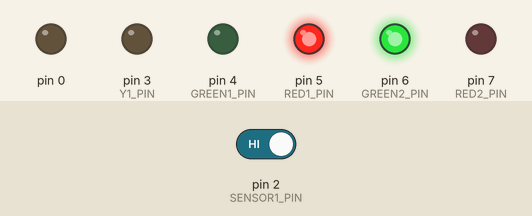
This sketch was run on a simulated Arduino Uno, built with avr-gcc and run on an emulated ATmega328P. Parts: output pins drawn as LEDs (lit = HIGH). The test bench sets the inputs (shaded band); at power-on: pin 2 (SENSOR1_PIN) HIGH.

Above: at 1.4 s.
1.5 s: pin 2 (SENSOR1_PIN) driven LOW
At 2.4 s:
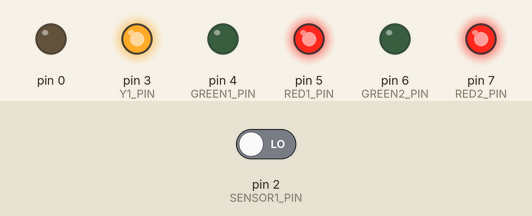
At 3.9 s:
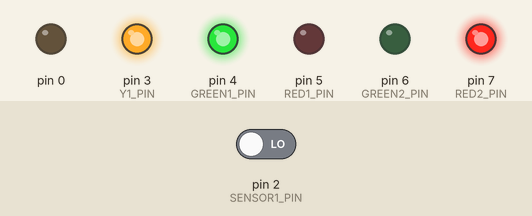
4.5 s: pin 2 (SENSOR1_PIN) driven HIGH
At 7.4 s:
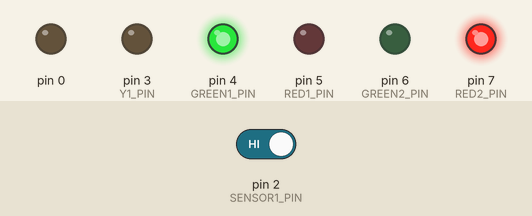
Timing chart, 0 to 12.0 s (numbered marks = the images above; inputs shaded):
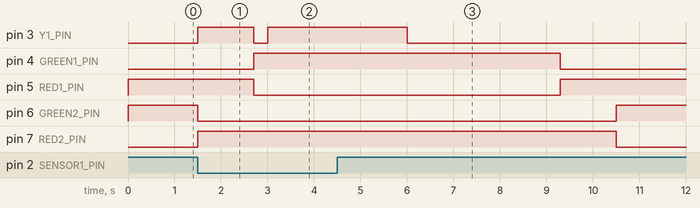

Measured:
- after the input at 1.5 s, pin 3 (Y1_PIN): LOW → HIGH at once, → LOW 1.2 s later, → HIGH 0.30 s later; pin 4 (GREEN1_PIN): LOW → HIGH after 1.2 s; pin 5 (RED1_PIN): HIGH → LOW after 1.2 s; pin 6 (GREEN2_PIN): HIGH → LOW at once; pin 7 (RED2_PIN): LOW → HIGH at once
- after the input at 4.5 s, pin 3 (Y1_PIN): goes on until 6.0 s, then stays LOW; pin 4 (GREEN1_PIN): HIGH → LOW after 4.8 s; pin 5 (RED1_PIN): LOW → HIGH after 4.8 s; pin 6 (GREEN2_PIN): LOW → HIGH after 6.0 s; pin 7 (RED2_PIN): HIGH → LOW after 6.0 s

The sketch:

traffic_light_wire.ino
```cpp
/*Traffic light to control the flow of people. Uses GP2Y0D810Z0F sensor to trigger green light. Sensor distance is ca 10cm. Only uses one sensor, so that its default green on the side without a sensor.*/

//pin setup
#define SENSOR1_PIN 2
#define Y1_PIN 3 //yellow light indicating that sensor has been activated
#define GREEN1_PIN 4
#define RED1_PIN 5
#define GREEN2_PIN 6
#define RED2_PIN 7


int output_pin_list [7]={Y1_PIN, GREEN1_PIN, RED1_PIN, GREEN2_PIN, RED2_PIN}; //to simplify pin setup


//constants
#define DELAY_TIME 1*1000      // how long time between red on one light to green on the other light (milliseconds)
#define ON_TIME 3*1000        // how long period light should stay green after button is pressed (milliseconds)

//variables
/* -1  delay mode
 *  0  default (led1 red, led2 green)
 *  1  led1 green, led2 red
 */
int current_state=0 ;

/*  0   none next
 *  1   led1 will be green next
 */
int button_state=0;

unsigned long current_time;
unsigned long button_pressed_time;


void setup() {
  //setup pins
  pinMode(SENSOR1_PIN, INPUT);

  for(int i: output_pin_list){
    pinMode(i, OUTPUT);
    digitalWrite(i, LOW);
  }

  digitalWrite(RED1_PIN, HIGH);
  digitalWrite(GREEN2_PIN, HIGH);
}


bool check_button(){
  //check if button has been pressed
  if (digitalRead(SENSOR1_PIN)==LOW){ // sensor return LOW when object detected (range about 10cm)
      button_state=1;
      digitalWrite(Y1_PIN, HIGH);
      return true;
    }
  return false;
}

void delay_state(){ //both lights are red
  current_state=-1;
  button_pressed_time=current_time;
  digitalWrite(RED1_PIN, HIGH);
  digitalWrite(RED2_PIN, HIGH);
  digitalWrite(GREEN1_PIN, LOW);
  digitalWrite(GREEN2_PIN, LOW);
}

void green_state(){ //led1 is green (led1 is the one connected to the sensor)
  current_state=1;
  button_pressed_time=current_time;
  button_state=0;
  digitalWrite(Y1_PIN, LOW);
  digitalWrite(RED1_PIN, LOW);
  digitalWrite(RED2_PIN, HIGH);
  digitalWrite(GREEN1_PIN, HIGH);
  digitalWrite(GREEN2_PIN, LOW);
}

void red_state(){ //led2 green (default)
  current_state=0;
  button_pressed_time=current_time;
  digitalWrite(RED1_PIN, HIGH);
  digitalWrite(RED2_PIN, LOW);
  digitalWrite(GREEN1_PIN, LOW);
  digitalWrite(GREEN2_PIN, HIGH);
  digitalWrite(Y1_PIN, LOW);
}

void check_current_state(){
  if (current_state==0){ //default mode
    if(button_state==1){ //if button has been pressed
      delay_state();
    }
  }
  else if (current_state==1){ //button pressed and led1 is green
    if ((current_time-button_pressed_time)>ON_TIME){
      if (button_state==1){ //stay green if button is pressed continuously
        green_state();
      }
      else {
        delay_state();
      }
    }
  }
  else if (current_state==-1){
    if ((current_time-button_pressed_time)>DELAY_TIME){
      if(button_state==1){
        green_state();
      }
      else{
        red_state();
      }
    }
  }
}


void loop() {
  current_time=millis();
  check_button();
  check_current_state();
  delay(300);
}
```
